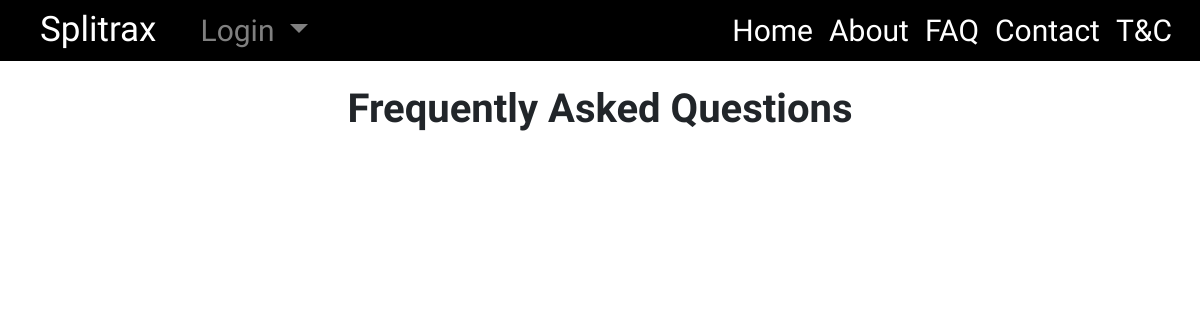
The app's page /faq/, older data.
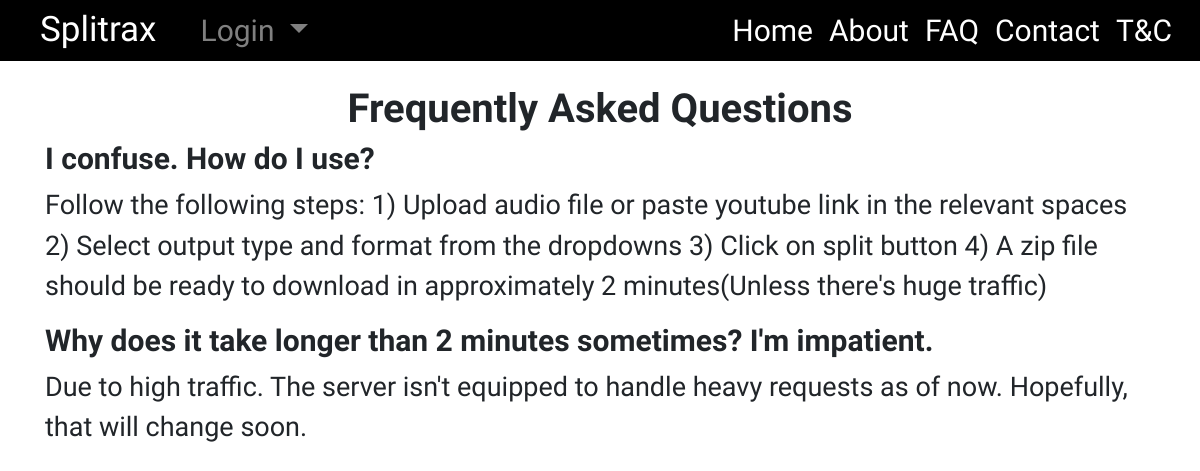
The same page, newer data.
### uploadfile/models.py (models this page shows)
class FaqModel(models.Model):
	Question = models.CharField(null = True, max_length = 200)
	Answer = models.CharField(null = True, max_length = 2000)

### uploadfile/views.py (the view)
# urls.py: path('faq/', FaqView, name = "Faq"),
def FaqView(request):
    FaqList = FaqModel.objects.all()
    context = {
        "FaqList": FaqList
    }
    print(FaqList)
    return render(request, "faq.html", context)

### uploadfile/templates/faq.html
{% extends "base.html" %}
{% load crispy_forms_tags %}
{% load static %}
{% load widget_tweaks %}
	{% block content %}
	<div class="container">
			<div class = "row justify-content-center">
				<h1 class="faq-title"><strong>Frequently Asked Questions</strong></h1>
			</div>
			<div class = "row">
				{% for faq in FaqList %}
					<h3 class = "faq-question"><strong>{{faq.Question}}</strong>  </h3>
					<p class = "faq-answer"> {{faq.Answer}} </p>
				{% endfor %}
			</div>
	</div>
	{% endblock %}

### uploadfile/templates/base.html (shortened to what this page needs)
<!DOCTYPE html>
<html lang="en">
<head>
    {% load static %}
    <link rel="stylesheet" href="https://stackpath.bootstrapcdn.com/bootstrap/4.3.1/css/bootstrap.min.css">
    <link rel = "stylesheet" type = "text/css" href="{% static 'css/base.css' %}">
</head>
<body>
	<nav class="navbar navbar-expand-lg navbar-dark navbar-custom" style = "background-color: #000000;">
	  <a class="navbar-brand navbar-logo-custom" href="{% url 'uploadfile:Upload' %}">Splitrax</a>
	  <div class="collapse navbar-collapse" id="navbarSupportedContent">
	    <ul class="navbar-nav mr-auto">
	      <li class="nav-item dropdown">
	        <a class="nav-link dropdown-toggle" href="#" id="navbarDropdown" role="button" data-toggle="dropdown" aria-haspopup="true" aria-expanded="false">
	          Login
	        </a>
	      </li>
	    </ul>
	    <ul class = "nav navbar-nav navbar-right">
	    	<li class="nav-item active">
        		<a class="nav-link" href="{% url 'uploadfile:Upload' %}">Home<span class="sr-only">(current)</span></a>
      		</li>
	    	<li class="nav-item active">
        		<a class="nav-link" href="{% url 'uploadfile:About' %}">About<span class="sr-only">(current)</span></a>
      		</li>
      		<li class="nav-item active">
        		<a class="nav-link" href="{% url 'uploadfile:Faq' %}">FAQ</a>
      		</li>
      		<li class="nav-item active">
        		<a class="nav-link" href="{% url 'uploadfile:Contact' %}">Contact</a>
      		</li>
      		<li class="nav-item active">
        		<a class="nav-link" href="{% url 'uploadfile:Terms' %}">T&C</a>
      		</li>
    	</ul>
	  </div>
	</nav>
	<br>
	<div class = "container">
		{% block content %}
		{% endblock %}
	</div>
</body>
</html>

### static/css/base.css (style rules this page uses)
body { font-family: 'Gurajada', Calibri; }
.navbar-custom { font-size: 30px; padding: 0px 20px; background-color: #000000; color: white; }
.navbar-logo-custom { font-size: 35px; padding: 0px 20px; color: white; }
.faq-title { font-size: 40px; }
.faq-question { font-size: 30px; }
.faq-answer { font-size: 27px; }

Row changes from the older to the newer data that the page shows:
added FaqModel: Question "I confuse. How do I use?", Answer "Follow the following steps: 1) Upload audio file or paste youtube link in the relevant spaces 2) Select output type and format from the dropdowns 3) Click on split button 4) A zip file should be ready to download in approximately 2 minutes(Unless there's huge traffic)"
added FaqModel: Question "Why does it take longer than 2 minutes sometimes? I'm impatient.", Answer "Due to high traffic. The server isn't equipped to handle heavy requests as of now. Hopefully, that will change soon."
